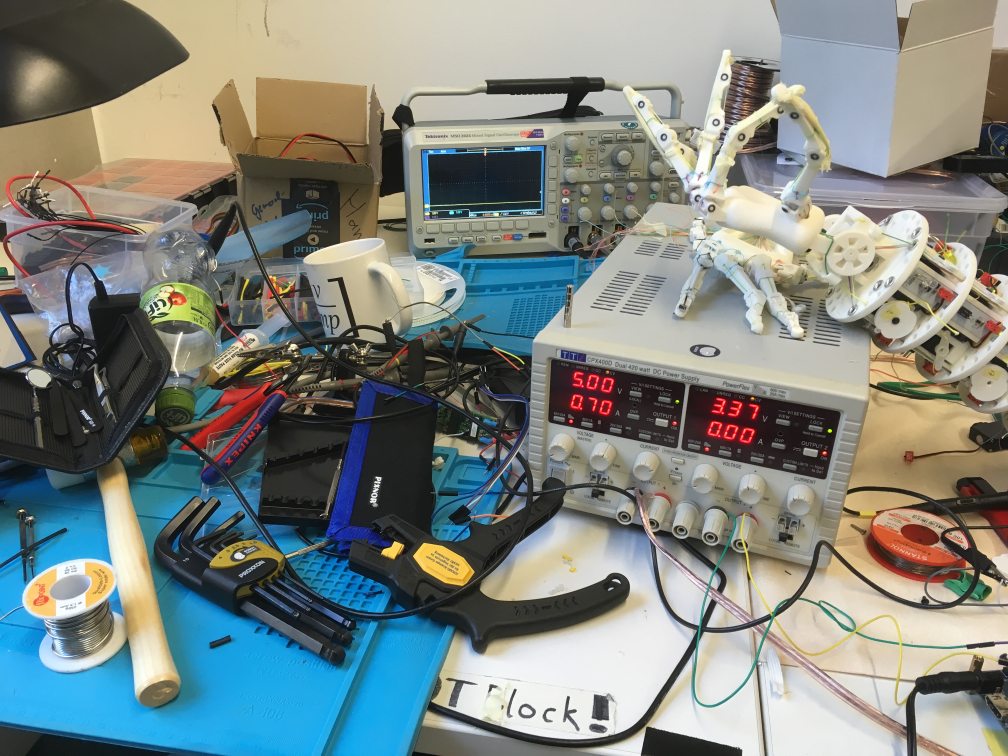
#> input picture Image_Analysis/IMG_3857.JPG, 4032 x 3024 px, found by its file name (shown at 1/4 size)
$ jupyter execute Segmentation.ipynb
#> lines starting #> are read from the running program, lines starting #| are printed output that depends on the picture; after the words box and inside, x2 and y2 are one past the last pixel; in counts of white or black regions, pixels touching at a corner belong together
[cell 1]
import cv2
import numpy as np


while(1):
    frame = cv2.imread('IMG_3857.jpg')
#> frame is the input picture: shape (3024, 4032, 3); mean B, G, R 129, 133.7, 126.6
    #img2 = img.astype(np.float32)
    #print(img2.dtype)

    hsv = cv2.cvtColor(frame, cv2.COLOR_BGR2HSV)
#> hsv: shape (3024, 4032, 3); mean H, S, V 54.7, 68.7, 148.6

    lower = np.array([0,100,200])
    upper = np.array([30,255,255])

    mask = cv2.inRange(hsv, lower, upper)
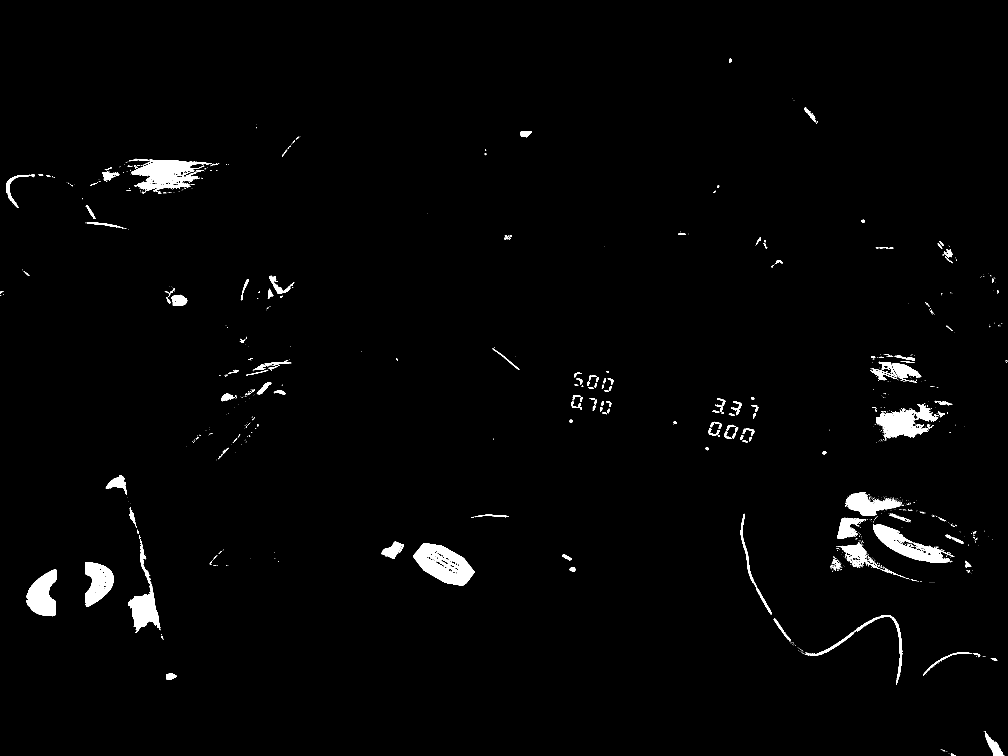
#> mask: shape (3024, 4032) (shown at 1/4 size); 1.6% white; 1403 white regions (1170 under 20 px), largest, box (x1, y1, x2, y2) and area: (1653, 2172, 1898, 2343) 22712, (3504, 1616, 3756, 1752) 15496, (3492, 2096, 3818, 2252) 15461

    res = cv2.bitwise_and(frame,frame, mask= mask)
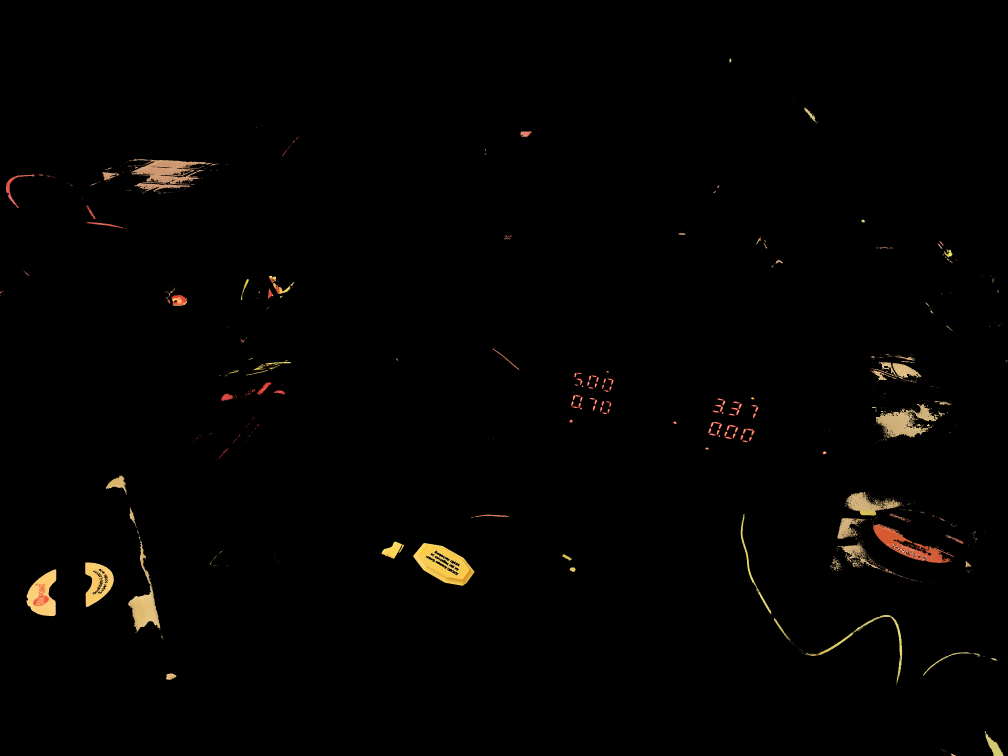
#> res: shape (3024, 4032, 3) (shown at 1/4 size); mean B, G, R 1.7, 2.7, 3.5

    cv2.namedWindow('frame',cv2.WINDOW_NORMAL)
    cv2.resizeWindow('frame', 600,600)

    cv2.namedWindow('res',cv2.WINDOW_NORMAL)
    cv2.resizeWindow('res', 600,600)

    cv2.imshow('frame',frame)
    #cv2.imshow('mask',mask)
    cv2.imshow('res',res)

    k = cv2.waitKey(5) & 0xFF
#> (key Esc is pressed here)
    if k == 27:
        break

cv2.destroyAllWindows()

# [9 lines of commented-out code are left out]
